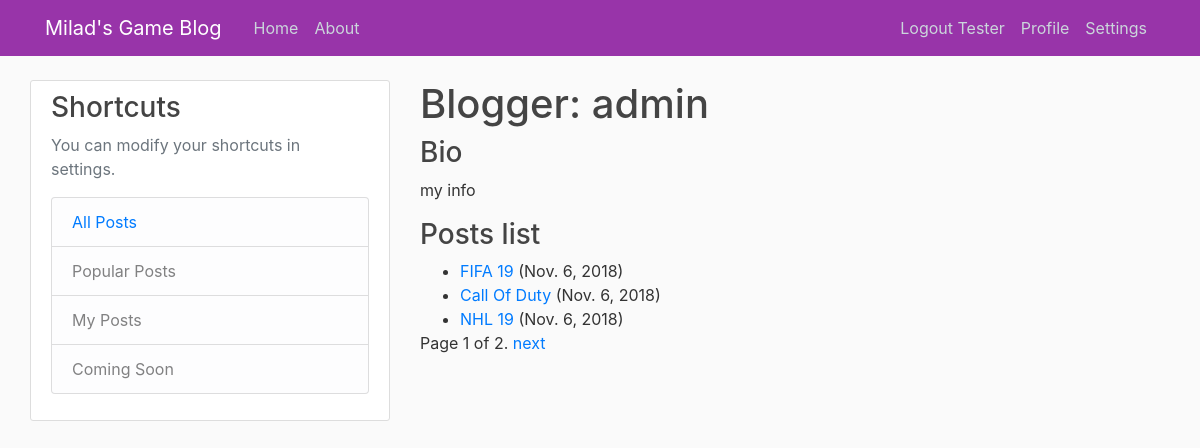
The app's page /blogger/1 (signed in) with its own data.
### blog/models.py (models this page shows, shortened)
class BlogAuthor(models.Model):
    user = models.ForeignKey(User, on_delete=models.SET_NULL, null=True)
    bio = models.TextField(max_length=400, help_text="Enter your bio details here.")
    class Meta:
        ordering = ["user","bio"]
    def __str__(self):
        return self.user.username

class Blog(models.Model):
    name = models.CharField(max_length=200)
    author = models.ForeignKey(BlogAuthor, on_delete=models.SET_NULL, null=True)
    description = models.TextField(max_length=2000, help_text="Enter you blog text here.")
    post_date = models.DateField(default=date.today)
    class Meta:
        ordering = ["-post_date"]
    def get_absolute_url(self):
        return reverse('blog-detail', args=[str(self.id)])

### blog/views.py (the view)
# urls.py: path('blogger/<int:pk>', views.BlogListbyAuthorView.as_view(), name='blogs-by-author'),
class BlogListbyAuthorView(generic.ListView):
    model = Blog
    paginate_by = 3
    template_name ='blog/blog_list_by_author.html'
    def get_queryset(self):
        id = self.kwargs['pk']
        target_author=get_object_or_404(BlogAuthor, pk = id)
        return Blog.objects.filter(author=target_author)
    def get_context_data(self, **kwargs):
        context = super(BlogListbyAuthorView, self).get_context_data(**kwargs)
        context['blogger'] = get_object_or_404(BlogAuthor, pk = self.kwargs['pk'])
        return context

### blog/templates/blog/blog_list_by_author.html
{% extends "base.html" %}
{% block content %}
    <h1>Blogger: {{blogger}}</h1>
    <h3>Bio</h3>
    <p>{{blogger.bio}}</p>
    {% if blog_list %}
    <h3>Posts list</h3>
    <ul>
      {% for blog in blog_list %}
      <li>
        <a href="{{ blog.get_absolute_url }}">{{ blog.name }}</a> ({{blog.post_date}})</a>
      </li>
      {% endfor %}
    </ul>
    {% else %}
      <p>This blogger hasn't posted anything yet.</p>
    {% endif %}
{% endblock %}

### blog/templates/base.html (shortened to what this page needs)
<!DOCTYPE html>
<html lang="en">
<head>
  <link rel="stylesheet" href="https://stackpath.bootstrapcdn.com/bootstrap/4.1.3/css/bootstrap.min.css">
  {% load static %}
  <link rel="stylesheet" href="{% static 'css/styles.css' %}">
</head>
<body>
  <div class="container-fluid">
    <header class="site-header">
      <nav class="navbar navbar-expand-md navbar-dark bg-steel fixed-top">
        <div class="container">
          <a class="navbar-brand mr-4" href="{% url 'home' %}">Milad's Game Blog</a>
          <div class="collapse navbar-collapse" id="navbarToggle">
            <div class="navbar-nav mr-auto">
              <a class="nav-item nav-link" href="{% url 'home' %}">Home</a>
              <a class="nav-item nav-link" href="{% url 'about' %}">About</a>
            </div>
            <div class="navbar-nav">
              {% if user.is_authenticated %}
               <a class="nav-item nav-link" href="{% url 'logout'%}">Logout {{ user.get_username }}</a>
               <a class="nav-item nav-link" href="{% url 'profile'%}">Profile</a>
               <a class="nav-item nav-link" href="#">Settings</a>
             {% else %}
               <a class="nav-item nav-link" href="{% url 'login'%}">Login</a>
               <a class="nav-item nav-link" href="{% url 'register' %}">Register</a>
             {% endif %}
            </div>
          </div>
        </div>
      </nav>
    </header>
    <main role="main" class="container-fluid">
      <div class="row">
        <div class="col-md-4">
          <div class="content-section">
            <h3>Shortcuts</h3>
            <p class='text-muted'>You can modify your shortcuts in settings.
              <ul class="list-group">
                <li class="list-group-item list-group-item-light"><a href="{% url 'blogs' %}">All Posts</a></li>
                <li class="list-group-item list-group-item-light">Popular Posts</li>
                <li class="list-group-item list-group-item-light">My Posts</li>
                <li class="list-group-item list-group-item-light">Coming Soon</li>
              </ul>
            </p>
          </div>
        </div>
        <div class="col-md-8">
          {% block content %}{% endblock %}
          {% block pagination %}
          {% if is_paginated %}
              <div class="pagination">
                  <span class="page-links">
                      <span class="page-current">
                          Page {{ page_obj.number }} of {{ page_obj.paginator.num_pages }}.
                      </span>
                      {% if page_obj.has_next %}
                          <a href="{{ request.path }}?page={{ page_obj.next_page_number }}">next</a>
                      {% endif %}
                  </span>
              </div>
          {% endif %}
        {% endblock %}
        </div>
      </div>
    </main>
  </div>
</body>
</html>

### blog/static/css/styles.css (style rules this page uses)
body { background: #fafafa; color: #333333; margin-top: 5rem; }
h1, h2, h3, h4, h5, h6 { color: #444444; }
ul { margin: 0; }
.bg-steel { background-color: #9834a9; }
.site-header .navbar-nav .nav-link { color: #cbd5db; }
.content-section { background: #ffffff; padding: 10px 20px; border: 1px solid #dddddd; border-radius: 3px; margin-bottom: 20px; }

### records on screen
BlogAuthor: user.username "admin", bio "my info"
Blog: name "FIFA 19", post_date "Nov. 6, 2018"
Blog: name "Call Of Duty", post_date "Nov. 6, 2018"
Blog: name "NHL 19", post_date "Nov. 6, 2018"

### other values on screen
{{ user.get_username }} "Tester"
{{ page_obj.number }} "1"
{{ page_obj.paginator.num_pages }} "2"
